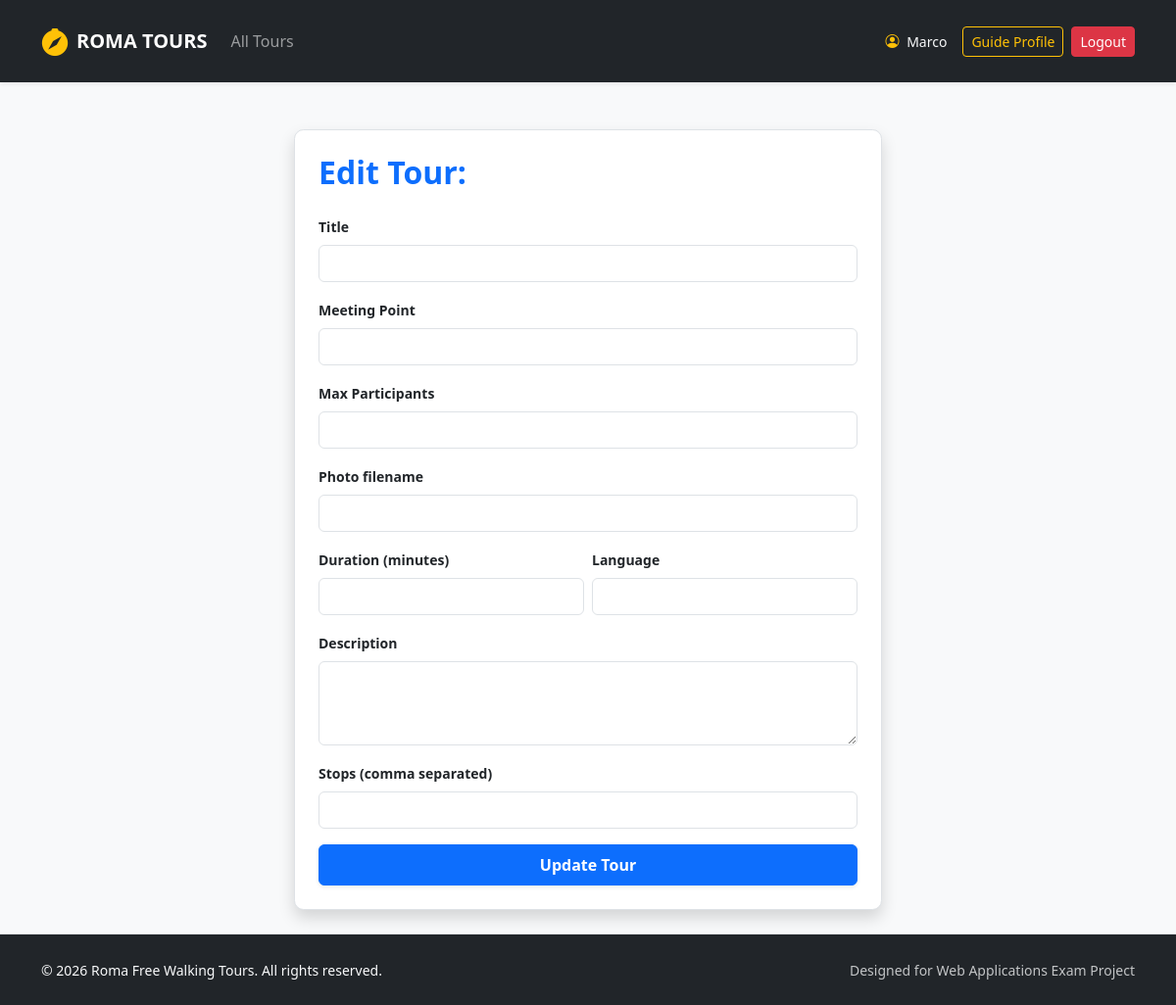
The page /guide/tour/edit/2 (signed in) on the database as committed earlier.
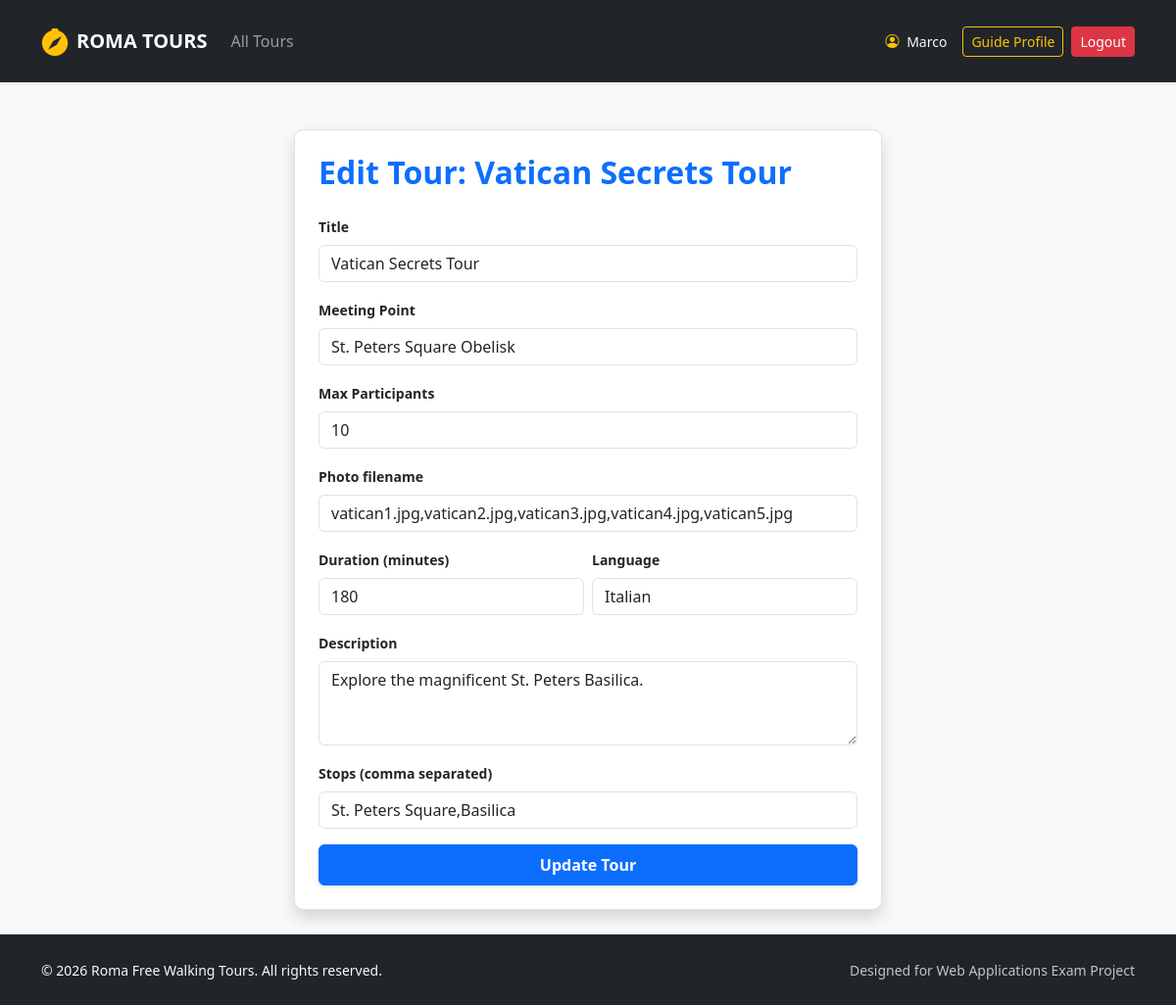
The same page on the database as committed later.
### tables this page shows
CREATE TABLE tours (
            id INTEGER PRIMARY KEY AUTOINCREMENT,
            guide_id INTEGER NOT NULL,
            title TEXT NOT NULL,
            meeting_point TEXT NOT NULL,
            duration INTEGER NOT NULL,
            language TEXT NOT NULL,
            max_participants INTEGER NOT NULL,
            description TEXT NOT NULL,
            stops TEXT NOT NULL,
            photos TEXT NOT NULL,
            FOREIGN KEY (guide_id) REFERENCES users(id) ON DELETE CASCADE
        );

### routes/guide_routes.py (the view, shortened to what this page needs)
@guide_bp.route("/guide/tour/edit/<int:tour_id>", methods=["GET", "POST"])
@login_required
@guide_required
def edit_tour(tour_id):
    if tours_dao.has_reservations(tour_id):
        flash("This tour has active reservations and cannot be modified!", "danger")
        return redirect(url_for("auth.profile_guide"))
    tour = tours_dao.get_tour_by_id(tour_id)
    return render_template("edit_tour.html", tour=tour)

### app.py (called while the page is built)
@login_manager.user_loader
def load_user(user_id):
    db_user = get_user_by_id(user_id)
    if db_user:
        return User(
            id=db_user["id"], name=db_user["name"], surname=db_user["surname"],
            email=db_user["email"], role=db_user["role"], languages=db_user["languages"]
        )
    return None

### dao/tours_dao.py (called while the page is built)
def has_reservations(p_tour_id):
    query = "SELECT COUNT(*) as count FROM reservations WHERE tour_id = ?"
    conn = sqlite3.connect("roma_tours.db")
    conn.row_factory = sqlite3.Row
    cursor = conn.cursor()
    cursor.execute(query, (p_tour_id,))
    res = cursor.fetchone()
    cursor.close()
    conn.close()
    return res['count'] > 0

def get_tour_by_id(p_tour_id):
    query = "SELECT * FROM tours WHERE id = ?"
    import sqlite3
    conn = sqlite3.connect("roma_tours.db")
    conn.row_factory = sqlite3.Row
    cursor = conn.cursor()
    cursor.execute(query, (p_tour_id,))
    tour = cursor.fetchone()
    conn.commit()
    cursor.close()
    conn.close()
    return tour

### templates/edit_tour.html (shortened to what this page needs)
{% extends 'base.html' %}
{% block content %}
<div class="col-12 d-flex justify-content-center py-4">
    <div class="card shadow border p-4" style="width: 100%; max-width: 600px;">
        <h2 class="mb-4 fw-bold text-primary">Edit Tour: {{ tour.title }}</h2>
        <form method="POST">
            <div class="mb-3">
                <label for="title" class="form-label small fw-bold">Title</label>
                <input type="text" name="title" id="title" class="form-control" value="{{ tour.title }}" required>
            </div>
            <div class="mb-3">
                <label for="meeting_point" class="form-label small fw-bold">Meeting Point</label>
                <input type="text" name="meeting_point" id="meeting_point" class="form-control" value="{{ tour.meeting_point }}" required>
            </div>
            <div class="mb-3">
                <label for="max_participants" class="form-label small fw-bold">Max Participants</label>
                <input type="number" name="max_participants" id="max_participants" class="form-control" value="{{ tour.max_participants }}" required>
            </div>
            <div class="mb-3">
                <label for="photos" class="form-label small fw-bold">Photo filename</label>
                <input type="text" name="photos" id="photos" class="form-control" value="{{ tour.photos }}" required>
            </div>
            <div class="row g-2 mb-3">
                <div class="col-md-6">
                    <label for="duration" class="form-label small fw-bold">Duration (minutes)</label>
                    <input type="number" name="duration" id="duration" class="form-control" value="{{ tour.duration }}" required>
                </div>
                <div class="col-md-6">
                    <label for="language" class="form-label small fw-bold">Language</label>
                    <input type="text" name="language" id="language" class="form-control" value="{{ tour.language }}" required>
                </div>
            </div>
            <div class="mb-3">
                <label for="description" class="form-label small fw-bold">Description</label>
                <textarea name="description" id="description" class="form-control" rows="3" required>{{ tour.description }}</textarea>
            </div>
            <div class="mb-3">
                <label for="stops" class="form-label small fw-bold">Stops (comma separated)</label>
                <input type="text" name="stops" id="stops" class="form-control" value="{{ tour.stops }}" required>
            </div>
            <button type="submit" class="btn btn-primary w-100 py-2 fw-bold shadow-sm">Update Tour</button>
        </form>
    </div>
</div>
{% endblock %}

Rows that differ between the two databases and show on the page:
added tours: title "Vatican Secrets Tour", meeting_point "St. Peters Square Obelisk", max_participants "10", photos "vatican1.jpg,vatican2.jpg,vatican3.jpg,vatican4.jpg,vatican5.jpg", duration "180", language "Italian", description "Explore the magnificent St. Peters Basilica.", stops "St. Peters Square,Basilica"
